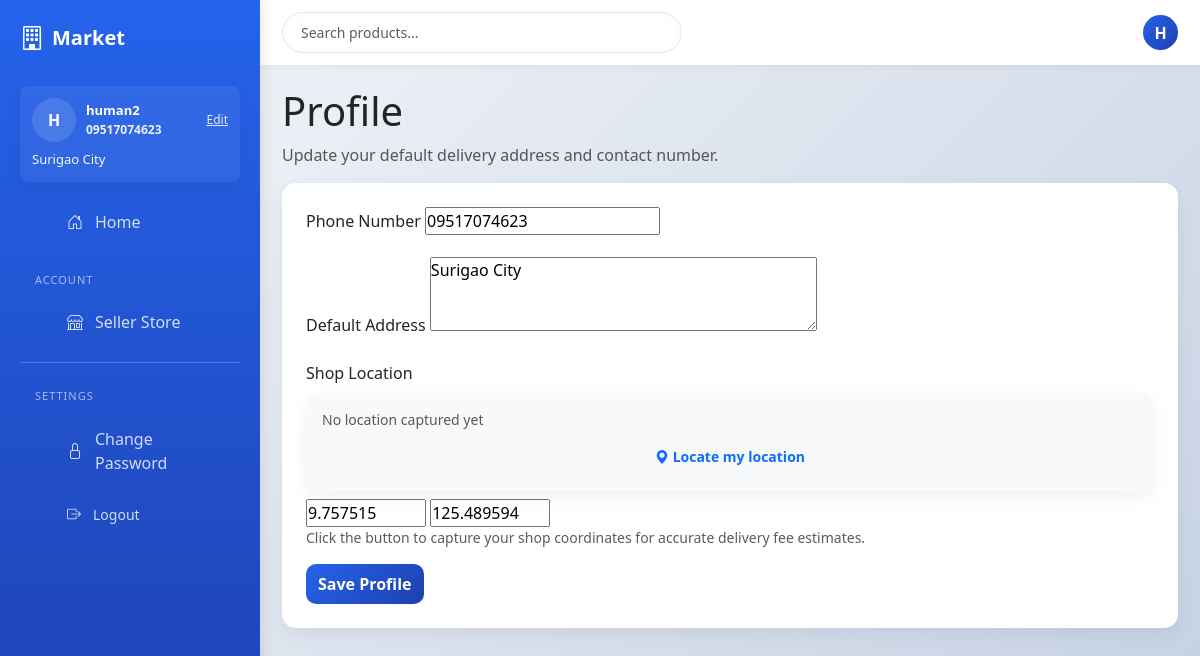
The app's page /profile/ (signed in) with its own data.
### core/models.py (models this page shows)
class User(AbstractUser):
    is_seller = models.BooleanField(default=False)
    phone_number = models.CharField(max_length=30, blank=True)
    default_address = models.TextField(blank=True)
    seller_lat = models.DecimalField(max_digits=9, decimal_places=6, null=True, blank=True)
    seller_lng = models.DecimalField(max_digits=9, decimal_places=6, null=True, blank=True)

### core/views.py (the view)
# urls.py: path('profile/', profile_view, name='profile'),
@login_required
def profile_view(request):
    user = request.user
    if request.method == 'POST':
        form = ProfileForm(request.POST, instance=user)
        if form.is_valid():
            form.save()
            messages.success(request, 'Profile updated')
            return redirect('profile')
    else:
        form = ProfileForm(instance=user)
    return render(request, 'profile.html', {'form': form})

### core/forms.py
class ProfileForm(forms.ModelForm):
    class Meta:
        model = User
        fields = ['phone_number', 'default_address', 'seller_lat', 'seller_lng']
        widgets = {
            'default_address': forms.Textarea(attrs={'rows': 3}),
        }

### core/context_processors.py (called while the page is built)
def sidebar_info(request):
    data = {
        'sidebar_orders_count': 0,
        'sidebar_sales_total': 0,
        'sidebar_phone': '',
        'sidebar_address': '',
    }
    user = getattr(request, 'user', None)
    if not user or not user.is_authenticated:
        return data
    try:
        from .models import Order
        data['sidebar_orders_count'] = user.orders.count()
        if getattr(user, 'is_seller', False):
            orders = Order.objects.filter(items__product__seller=user, status='delivered').distinct()
            total = sum(float(order.total) for order in orders)
            data['sidebar_sales_total'] = round(total, 2)
        data['sidebar_phone'] = getattr(user, 'phone_number', '') or ''
        data['sidebar_address'] = getattr(user, 'default_address', '') or ''
    except Exception:
        pass
    return data

### core/models.py (called while the page is built)
    @property
    def total(self):
        items_total = sum(item.total_price for item in self.items.all())
        fees_total = sum(float(getattr(item, 'delivery_fee', 0)) for item in self.items.all())
        return items_total + fees_total

    @property
    def total_price(self):
        return self.quantity * float(self.price)

### templates/profile.html (shortened to what this page needs)
{% extends 'base.html' %}
{% block content %}
<h1>Profile</h1>
<p class="text-muted">Update your default delivery address and contact number.</p>
<div class="card p-4">
  <form method="post">
    <div class="mb-3">
      <label class="form-label">Phone Number</label>
      {{ form.phone_number }}
    </div>
    <div class="mb-3">
      <label class="form-label">Default Address</label>
      {{ form.default_address }}
    </div>
    {% if user.is_seller %}
      <div class="mb-3">
        <label class="form-label">Shop Location</label>
        <div class="card p-3 bg-light mb-2">
          <div id="locDisplay" class="text-muted small mb-2">No location captured yet</div>
          <button type="button" id="locateBtn" class="btn btn-outline-primary btn-sm"><i class="bi bi-geo-alt-fill"></i> Locate my location</button>
        </div>
        {{ form.seller_lat }}
        {{ form.seller_lng }}
        <div class="mb-2 text-muted small">Click the button to capture your shop coordinates for accurate delivery fee estimates.</div>
      </div>
    {% endif %}
    <button class="btn btn-primary">Save Profile</button>
  </form>
</div>
{% endblock %}

### templates/base.html (shortened to what this page needs)
{% load static %}
<!doctype html>
<html lang="en">
<head>
    <link href="https://cdn.jsdelivr.net/npm/bootstrap@5.3.0/dist/css/bootstrap.min.css" rel="stylesheet">
    <link rel="stylesheet" href="https://cdn.jsdelivr.net/npm/bootstrap-icons@1.11.0/font/bootstrap-icons.css">
    <link rel="stylesheet" href="{% static 'css/styles.css' %}">
</head>
<body>
<button class="sidebar-toggle" id="sidebarToggle" aria-label="Toggle navigation"><i class="bi bi-list"></i></button>
<div id="sidebarEdge" class="sidebar-edge" aria-hidden="true"></div>
<aside class="sidebar" id="sidebar">
    <div class="sidebar-brand">
        <div style="display: flex; align-items: center; gap: 8px;">
            <i class="bi bi-building"></i>
            <span>Market</span>
        </div>
    </div>
    {% if user.is_authenticated %}
        <div class="card mb-3" style="background: rgba(255,255,255,0.06); padding: 12px; border-radius: 8px; color: white;">
            <div style="display:flex; justify-content: space-between; align-items: center; gap: 10px;">
                <div style="display:flex; gap:10px; align-items:center;">
                    <div style="width:44px; height:44px; border-radius:50%; background: rgba(255,255,255,0.12); display:flex; align-items:center; justify-content:center; font-weight:700;">{{ user.username|first|upper }}</div>
                    <div style="font-size:13px;">
                        <div style="font-weight:600">{{ user.get_full_name|default:user.username }}</div>
                        <div style="font-size:12px; opacity:0.9"><strong>{{ sidebar_phone|default:'No phone' }}</strong></div>
                    </div>
                </div>
                <div style="text-align:right; font-size:12px;">
                    <a href="{% url 'profile' %}" style="color: rgba(255,255,255,0.85); text-decoration: underline;">Edit</a>
                </div>
            </div>
            {% if sidebar_address %}
                <div style="margin-top:8px; font-size:13px; opacity:0.95;">{{ sidebar_address|truncatechars:80 }}</div>
            {% else %}
                <div style="margin-top:8px; font-size:13px; opacity:0.7;">No default address set</div>
            {% endif %}
        </div>
    {% endif %}
    <ul class="sidebar-nav">
        <li><a href="/" class="{% if request.resolver_match.url_name == 'home' %}active{% endif %}"><i class="bi bi-house-door"></i> Home</a></li>
    </ul>
    {% if user.is_authenticated %}
        <div class="sidebar-section-title">Account</div>
        <ul class="sidebar-nav">
            {% if user.is_superuser %}
                <li><a href="{% url 'admin_dashboard' %}" class="{% if request.resolver_match.url_name == 'admin_dashboard' %}active{% endif %}"><i class="bi bi-speedometer2"></i> Admin Dashboard</a></li>
            {% elif user.is_seller %}
                <li><a href="{% url 'seller_dashboard' %}" class="{% if request.resolver_match.url_name == 'seller_dashboard' %}active{% endif %}"><i class="bi bi-shop"></i> Seller Store</a></li>
            {% endif %}
        </ul>
        <div class="sidebar-divider"></div>
        <div class="sidebar-section-title">Settings</div>
        <ul class="sidebar-nav">
            <li><a href="/accounts/password_change/"><i class="bi bi-lock"></i> Change Password</a></li>
            <li>
                <form method="post" action="{% url 'logout' %}" style="display: inline;">
                    <button type="submit" style="background: none; border: none; color: rgba(255, 255, 255, 0.8); padding: 12px 15px; text-align: left; cursor: pointer; width: 100%; font-size: 14px; font-family: inherit; display: flex; align-items: center; gap: 12px; transition: all 0.3s ease;">
                        <i class="bi bi-box-arrow-right"></i> Logout
                    </button>
                </form>
            </li>
        </ul>
    {% endif %}
</aside>
<div class="main-wrapper" id="mainWrapper">
    <div class="top-bar">
        <div class="search-box">
            <form method="get" action="/">
                <input type="search" name="q" placeholder="Search products..." class="form-control" value="{{ q|default:'' }}">
            </form>
        </div>
        <div class="user-profile">
            {% if user.is_authenticated %}
                <div class="avatar" title="{{ user.username }}">
                    {{ user.username|first|upper }}
                </div>
            {% endif %}
        </div>
    </div>
    <main class="main-content">
        {% block content %}{% endblock %}
    </main>
</div>
</body>
</html>

### static/css/styles.css (style rules this page uses)
body { font-family: system-ui, -apple-system, 'Segoe UI', Roboto, 'Helvetica Neue', Arial; }
.card { border: 0; }
input[type=number] { max-width: 120px; }

### templates/base.html (style rules this page uses)
:root { --primary: #2563eb; --primary-dark: #1e40af; --secondary: #64748b; --success: #16a34a; --warning: #ea580c; --danger: #dc2626; }
* { margin: 0; padding: 0; box-sizing: border-box; }
body { font-family: 'Segoe UI', Tahoma, Geneva, Verdana, sans-serif; background: linear-gradient(135deg, #f5f7fa 0%, #c3cfe2 100%); min-height: 100vh; display: flex; }
.sidebar { width: 260px; background: linear-gradient(180deg, var(--primary) 0%, var(--primary-dark) 100%); color: white; padding: 20px; position: fixed; left: 0; top: 0; height: 100vh; overflow-y: auto; box-shadow: 2px 0 15px rgba(0, 0, 0, 0.1); transition: transform 0.3s ease, left 0.3s ease; z-index: 1000; }
.sidebar-brand { font-size: 20px; font-weight: 700; margin-bottom: 30px; display: flex; align-items: center; justify-content: space-between; gap: 10px; }
.sidebar-brand i { font-size: 24px; }
.sidebar-nav { list-style: none; }
.sidebar-nav li { margin-bottom: 5px; }
.sidebar-nav a { color: rgba(255, 255, 255, 0.8); text-decoration: none; padding: 12px 15px; border-radius: 8px; display: flex; align-items: center; gap: 12px; transition: all 0.3s ease; }
.sidebar-divider { border-top: 1px solid rgba(255, 255, 255, 0.2); margin: 15px 0; }
.sidebar-section-title { font-size: 11px; text-transform: uppercase; letter-spacing: 1px; color: rgba(255, 255, 255, 0.6); padding: 10px 15px; margin-top: 15px; }
.sidebar-toggle { position: fixed; left: 20px; top: 20px; background: linear-gradient(135deg, var(--primary), var(--primary-dark)); border: none; color: white; width: 45px; height: 45px; border-radius: 50%; cursor: pointer; z-index: 999; display: flex; align-items: center; justify-content: center; box-shadow: 0 4px 12px rgba(37, 99, 235, 0.3); transition: all 0.3s ease; }
.sidebar-edge { position: fixed; left: 0; top: 0; height: 100vh; width: 10px; z-index: 1001; }
.main-wrapper { margin-left: 260px; flex: 1; display: flex; flex-direction: column; transition: margin-left 0.3s ease; }
.top-bar { background: white; padding: 12px 22px; box-shadow: 0 2px 8px rgba(0, 0, 0, 0.05); display: flex; justify-content: space-between; align-items: center; gap: 18px; }
.search-box { flex: 1; max-width: 400px; }
.search-box input { border: 1px solid #dbe6fb; border-radius: 24px; padding: 9px 18px; font-size: 14px; box-shadow: 0 2px 8px rgba(37,99,235,0.03) inset; }
.user-profile { display: flex; align-items: center; gap: 15px; }
.user-profile .avatar { width: 35px; height: 35px; background: linear-gradient(135deg, var(--primary), var(--primary-dark)); border-radius: 50%; display: flex; align-items: center; justify-content: center; color: white; font-weight: 600; cursor: pointer; }
.main-content { flex: 1; padding: 22px; overflow-y: auto; }
.card { border: 0; border-radius: 14px; box-shadow: 0 6px 18px rgba(3, 10, 22, 0.06); transition: transform 0.22s ease, box-shadow 0.22s ease; }
.btn { border-radius: 10px; font-weight: 600; transition: transform 0.14s ease, box-shadow 0.14s ease; border: 0; padding: 8px 12px; }
.btn-primary { background: linear-gradient(135deg, var(--primary), var(--primary-dark)); }

### records on screen
User: username|first "H", get_full_name "human2", phone_number "09517074623", default_address "Surigao City", seller_lat "9.757515", seller_lng "125.489594"
